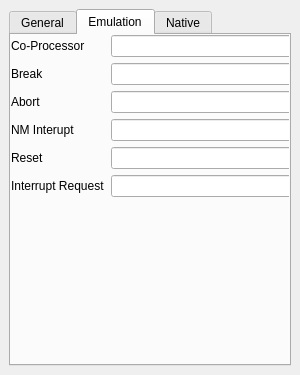
<?xml version="1.0" encoding="UTF-8"?>
<ui version="4.0">
 <class>CatridgeView</class>
 <widget class="QMainWindow" name="CatridgeView">
  <property name="geometry">
   <rect>
    <x>0</x>
    <y>0</y>
    <width>300</width>
    <height>375</height>
   </rect>
  </property>
  <property name="windowTitle">
   <string>Header Viewer</string>
  </property>
  <property name="windowIcon">
   <iconset resource="../resources/appResources.qrc">
    <normaloff>:/resources/Logo.png</normaloff>:/resources/Logo.png</iconset>
  </property>
  <widget class="QWidget" name="centralwidget">
   <layout class="QGridLayout" name="gridLayout">
    <item row="0" column="0">
     <widget class="QTabWidget" name="tabs">
      <property name="currentIndex">
       <number>1</number>
      </property>
      <widget class="QWidget" name="general">
       <attribute name="title">
        <string>General</string>
       </attribute>
       <widget class="QWidget" name="formLayoutWidget">
        <property name="geometry">
         <rect>
          <x>0</x>
          <y>0</y>
          <width>281</width>
          <height>316</height>
         </rect>
        </property>
        <layout class="QFormLayout" name="formLayout">
         <item row="0" column="0">
          <widget class="QLabel" name="nameLabel">
           <property name="text">
            <string>Name</string>
           </property>
          </widget>
         </item>
         <item row="0" column="1">
          <widget class="QLineEdit" name="nameLineEdit">
           <property name="readOnly">
            <bool>true</bool>
           </property>
          </widget>
         </item>
         <item row="1" column="0">
          <widget class="QLabel" name="mappingLabel">
           <property name="text">
            <string>Mapping</string>
           </property>
          </widget>
         </item>
         <item row="1" column="1">
          <widget class="QLineEdit" name="mappingLineEdit">
           <property name="readOnly">
            <bool>true</bool>
           </property>
          </widget>
         </item>
         <item row="2" column="0">
          <widget class="QLabel" name="romTypeLabel">
           <property name="text">
            <string>Rom Type</string>
           </property>
          </widget>
         </item>
         <item row="2" column="1">
          <widget class="QLineEdit" name="romTypeLineEdit">
           <property name="readOnly">
            <bool>true</bool>
           </property>
          </widget>
         </item>
         <item row="3" column="0">
          <widget class="QLabel" name="romSizeLabel">
           <property name="text">
            <string>Rom Size</string>
           </property>
          </widget>
         </item>
         <item row="3" column="1">
          <widget class="QLineEdit" name="romSizeLineEdit">
           <property name="readOnly">
            <bool>true</bool>
           </property>
          </widget>
         </item>
         <item row="4" column="0">
          <widget class="QLabel" name="sRamSizeLabel">
           <property name="text">
            <string>SRam Size</string>
           </property>
          </widget>
         </item>
         <item row="4" column="1">
          <widget class="QLineEdit" name="sRamSizeLineEdit">
           <property name="readOnly">
            <bool>true</bool>
           </property>
          </widget>
         </item>
         <item row="5" column="0">
          <widget class="QLabel" name="versionLabel">
           <property name="text">
            <string>Version</string>
           </property>
          </widget>
         </item>
         <item row="5" column="1">
          <widget class="QLineEdit" name="versionLineEdit">
           <property name="readOnly">
            <bool>true</bool>
           </property>
          </widget>
         </item>
         <item row="6" column="0">
          <widget class="QLabel" name="creatorIDLabel">
           <property name="text">
            <string>Creator ID</string>
           </property>
          </widget>
         </item>
         <item row="6" column="1">
          <widget class="QLineEdit" name="creatorIDLineEdit">
           <property name="readOnly">
            <bool>true</bool>
           </property>
          </widget>
         </item>
         <item row="7" column="0">
          <widget class="QLabel" name="checksumLabel">
           <property name="text">
            <string>Checksum</string>
           </property>
          </widget>
         </item>
         <item row="7" column="1">
          <widget class="QLineEdit" name="checksumLineEdit">
           <property name="readOnly">
            <bool>true</bool>
           </property>
          </widget>
         </item>
         <item row="8" column="0">
          <widget class="QLabel" name="checksumComplementLabel">
           <property name="text">
            <string>Complement</string>
           </property>
          </widget>
         </item>
         <item row="8" column="1">
          <widget class="QLineEdit" name="checksumComplementLineEdit">
           <property name="readOnly">
            <bool>true</bool>
           </property>
          </widget>
         </item>
        </layout>
       </widget>
      </widget>
      <widget class="QWidget" name="emul">
       <attribute name="title">
        <string>Emulation</string>
       </attribute>
       <widget class="QWidget" name="formLayoutWidget_2">
        <property name="geometry">
         <rect>
          <x>0</x>
          <y>0</y>
          <width>281</width>
          <height>351</height>
         </rect>
        </property>
        <layout class="QFormLayout" name="formLayout_4">
         <item row="0" column="0">
          <widget class="QLabel" name="coProcessorLabel">
           <property name="text">
            <string>Co-Processor</string>
           </property>
          </widget>
         </item>
         <item row="0" column="1">
          <widget class="QLineEdit" name="coProcessorLineEdit">
           <property name="readOnly">
            <bool>true</bool>
           </property>
          </widget>
         </item>
         <item row="1" column="0">
          <widget class="QLabel" name="breakLabel">
           <property name="text">
            <string>Break</string>
           </property>
          </widget>
         </item>
         <item row="1" column="1">
          <widget class="QLineEdit" name="breakLineEdit">
           <property name="readOnly">
            <bool>true</bool>
           </property>
          </widget>
         </item>
         <item row="2" column="0">
          <widget class="QLabel" name="abortLabel">
           <property name="text">
            <string>Abort</string>
           </property>
          </widget>
         </item>
         <item row="2" column="1">
          <widget class="QLineEdit" name="abortLineEdit">
           <property name="readOnly">
            <bool>true</bool>
           </property>
          </widget>
         </item>
         <item row="3" column="0">
          <widget class="QLabel" name="nMInteruptLabel">
           <property name="text">
            <string>NM Interupt</string>
           </property>
          </widget>
         </item>
         <item row="3" column="1">
          <widget class="QLineEdit" name="nMInteruptLineEdit">
           <property name="readOnly">
            <bool>true</bool>
           </property>
          </widget>
         </item>
         <item row="4" column="0">
          <widget class="QLabel" name="resetLabel">
           <property name="text">
            <string>Reset</string>
           </property>
          </widget>
         </item>
         <item row="4" column="1">
          <widget class="QLineEdit" name="resetLineEdit">
           <property name="readOnly">
            <bool>true</bool>
           </property>
          </widget>
         </item>
         <item row="5" column="0">
          <widget class="QLabel" name="interruptRequestLabel">
           <property name="text">
            <string>Interrupt Request</string>
           </property>
          </widget>
         </item>
         <item row="5" column="1">
          <widget class="QLineEdit" name="interruptRequestLineEdit">
           <property name="readOnly">
            <bool>true</bool>
           </property>
          </widget>
         </item>
        </layout>
       </widget>
      </widget>
      <widget class="QWidget" name="nat">
       <attribute name="title">
        <string>Native</string>
       </attribute>
       <widget class="QWidget" name="formLayoutWidget_3">
        <property name="geometry">
         <rect>
          <x>0</x>
          <y>0</y>
          <width>281</width>
          <height>351</height>
         </rect>
        </property>
        <layout class="QFormLayout" name="formLayout_3">
         <item row="0" column="0">
          <widget class="QLabel" name="coProcessorLabelNat">
           <property name="text">
            <string>Co-Processor</string>
           </property>
          </widget>
         </item>
         <item row="0" column="1">
          <widget class="QLineEdit" name="coProcessorLineEditNat">
           <property name="readOnly">
            <bool>true</bool>
           </property>
          </widget>
         </item>
         <item row="1" column="0">
          <widget class="QLabel" name="breakLabelNat">
           <property name="text">
            <string>Break</string>
           </property>
          </widget>
         </item>
         <item row="1" column="1">
          <widget class="QLineEdit" name="breakLineEditNat">
           <property name="readOnly">
            <bool>true</bool>
           </property>
          </widget>
         </item>
         <item row="2" column="0">
          <widget class="QLabel" name="abortLabelNat">
           <property name="text">
            <string>Abort</string>
           </property>
          </widget>
         </item>
         <item row="2" column="1">
          <widget class="QLineEdit" name="abortLineEditNat">
           <property name="readOnly">
            <bool>true</bool>
           </property>
          </widget>
         </item>
         <item row="3" column="0">
          <widget class="QLabel" name="nMInteruptLabelNat">
           <property name="text">
            <string>NM Interupt</string>
           </property>
          </widget>
         </item>
         <item row="3" column="1">
          <widget class="QLineEdit" name="nMInteruptLineEditNat">
           <property name="readOnly">
            <bool>true</bool>
           </property>
          </widget>
         </item>
         <item row="4" column="0">
          <widget class="QLabel" name="resetLabelNat">
           <property name="text">
            <string>Reset</string>
           </property>
          </widget>
         </item>
         <item row="4" column="1">
          <widget class="QLineEdit" name="resetLineEditNat">
           <property name="readOnly">
            <bool>true</bool>
           </property>
          </widget>
         </item>
         <item row="5" column="0">
          <widget class="QLabel" name="interruptRequestLabelNat">
           <property name="text">
            <string>Interrupt Request</string>
           </property>
          </widget>
         </item>
         <item row="5" column="1">
          <widget class="QLineEdit" name="interruptRequestLineEditNat">
           <property name="readOnly">
            <bool>true</bool>
           </property>
          </widget>
         </item>
        </layout>
       </widget>
      </widget>
     </widget>
    </item>
   </layout>
  </widget>
 </widget>
 <resources>
  <include location="../resources/appResources.qrc"/>
 </resources>
 <connections/>
</ui>
